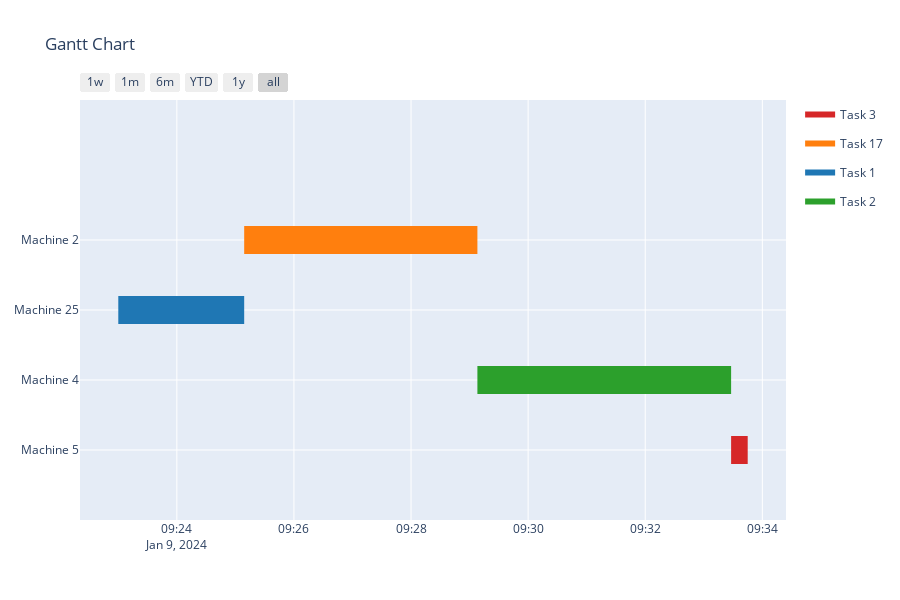

Notebook source saved alongside this figure:
### Markdown cell above
### 1. Chạy cell bên dưới để chọn số lượng công việc cần lập lịch, sau đó với mỗi công việc, nhập mã tác vụ cần thực hiện và thứ giữa các tác vụ đó. Ví dụ:
 - Số lượng công việc cần lập lịch: 2
    - Công việc 1: 
        - Các tác vụ: 1, 2, 3 (nhập ID tác vụ cách nhau bởi dấu phẩy)
        - Thứ tự thực hiện: (1,2), (2,3) (nhập thứ tự thực hiện cách nhau bởi dấu phẩy, mỗi cặp tác vụ cách nhau bởi dấu phẩy và được bao bởi dấu ngoặc đơn)
    - Công việc 2:
        - Các tác vụ: 4, 5, 6
        - Thứ tự thực hiện: (4,5)

### 2. Nhấn nút **Solve** để lập lịch và hiển thị kết quả

### 3. Trong quá trình lập lịch, có thể thay đổi các thông số và nhấn nút **Solve** để lập lịch lại, tuy nhiên nên chạy lại cell để output được hiển thị đầy đủ, không bị đè lên output của lần lập lịch trước đó
---
**_Chú ý:_**  
- **_Các thông số về tác vụ không được để trống_**
- **_Không nhập các tác vụ không tồn tại trong file dữ liệu_**
- **_Không nhập các thứ tự thực hiện không chứa trong các tác vụ đã nhập_**
- **_Không nhập các thứ tự thực hiện không hợp lệ (ví dụ: (1,2) và (2,1) cùng tồn tại)_**
---
**_Nếu nhập sai, chương trình sẽ báo lỗi, khi đó chạy lại cell để nhập lại_**

### Code cell
import ipywidgets as widgets
from ipywidgets import Layout, Button, Box, VBox, HBox, Textarea, Label, Text

# Step 2
num_jobs = widgets.IntSlider(
    value=1,
    min=1,
    max=200,
    description="Chọn số lượng công việc:",
    style={"description_width": "initial", "handle_color": "lightblue"},
    layout=Layout(width="50%"),
)
num_jobs.add_class("mytext")
output = widgets.Output()
tasks_input = []
orders_input = []


# Step 5
def on_button_click(b):
    output.clear_output()
    global tasks_input, orders_input
    tasks_input = [
        Text(
            value="",
            description="Các tác vụ:",
            placeholder="e.g. 1, 17, 2, 3",
            style={"description_width": "initial", "font_size": "20px"},
            layout=Layout(width="45%"),
        )
        for _ in range(num_jobs.value)
    ]
    orders_input = [
        Text(
            value="",
            description="Thứ tự thực hiện:",
            placeholder="e.g. (1, 17), (17, 2), (2, 3)",
            style={"description_width": "initial", "font_size": "20px"},
            layout=Layout(width="45%"),
        )
        for _ in range(num_jobs.value)
    ]
    # Step 6
    num = num_jobs.value
    for i in range(num):
        task = tasks_input[i]
        task.add_class("mytext")
        order = orders_input[i]
        order.add_class("mytext")
        tasks_orders = VBox(
            [
                Label(
                    "Công việc %d:" % (i + 1),
                    style={"font_size": "20px", "text_color": "#0fa312"},
                ),
                HBox(
                    [task, order],
                    layout=widgets.Layout(
                        display="flex",
                        justify_content="space-around",
                    ),
                ),
            ]
        )
        # Step 9
        with output:
            display(tasks_orders)


# Step 8
button = widgets.Button(
    description="Nhấn để nhập thông tin về các công việc",
    style={"font_weight": "bold", "font_size": "15px", "button_color": "pink"},
    layout=widgets.Layout(width="25%", height="50px"),
)
button.add_class("mytext")
button.on_click(on_button_click)
solve_button = Button(
    description="Solve",
    button_style="success",
    tooltip="Click me",
    icon="check",
    style={"font_weight": "bold", "font_size": "15px"},
)
display(num_jobs, button, output, solve_button)

tasks = []
orders = []
model = None
def bind_solve_button(b):
    #clear all errors output
    global tasks, orders, tasks_input, orders_input
    tasks = []
    orders = []
    for task in tasks_input:
        if task.value == "":
            raise ValueError("Các tác vụ không được để trống")
        try:
            tasks.append(eval(task.value))
        except:
            tasks.append([eval(task.value)])
    for order in orders_input:
        if order.value == "":
            continue
        l = eval(order.value)
        if type(l[0]) == int:
            orders.append([l])
        else:
            orders.append(l)
    assert all([not checkCycle(order) for order in orders]), "Tồn tại chu trình trong các thứ tự thực hiện"
    df = pd.read_excel("../datasets/Data.xlsx", sheet_name="Tasks")
    all_tasks = set(df["Task ID"])
    for task in tasks:
        assert all([t in all_tasks for t in task]), "Có tác vụ không tồn tại trong bảng Tasks"
    for i, order in enumerate(orders):
        tasks_in_job = set.union(*[set(i) for i in order])
        assert all([t in tasks[i] for t in tasks_in_job]), "Có tác vụ không tồn tại trong danh sách tác vụ của công việc"
    global model
    
    model = LPJS(tasks, orders, capacities)
    
    model.solve()
solve_button.on_click(bind_solve_button)

### Figure 1 — Plotly figure (JSON) as saved in the notebook; plotly's stock layout.template omitted (floating-point values rounded to 4 significant figures)
{"data": [{"fill": "toself", "fillcolor": "rgb(214, 39, 40)", "hoverinfo": "name", "legendgroup": "rgb(214, 39, 40)", "mode": "none", "name": "Task 3", "showlegend": true, "type": "scatter", "x": ["2024-01-09 09:33:28", "2024-01-09 09:33:45", "2024-01-09 09:33:45", "2024-01-09 09:33:28"], "y": [-0.2, -0.2, 0.2, 0.2]}, {"fill": "toself", "fillcolor": "rgb(255, 127, 14)", "hoverinfo": "name", "legendgroup": "rgb(255, 127, 14)", "mode": "none", "name": "Task 17", "showlegend": true, "type": "scatter", "x": ["2024-01-09 09:25:09", "2024-01-09 09:29:08", "2024-01-09 09:29:08", "2024-01-09 09:25:09"], "y": [2.8, 2.8, 3.2, 3.2]}, {"fill": "toself", "fillcolor": "rgb(31, 119, 180)", "hoverinfo": "name", "legendgroup": "rgb(31, 119, 180)", "mode": "none", "name": "Task 1", "showlegend": true, "type": "scatter", "x": ["2024-01-09 09:23:00", "2024-01-09 09:25:09", "2024-01-09 09:25:09", "2024-01-09 09:23:00"], "y": [1.8, 1.8, 2.2, 2.2]}, {"fill": "toself", "fillcolor": "rgb(44, 160, 44)", "hoverinfo": "name", "legendgroup": "rgb(44, 160, 44)", "mode": "none", "name": "Task 2", "showlegend": true, "type": "scatter", "x": ["2024-01-09 09:29:08", "2024-01-09 09:33:28", "2024-01-09 09:33:28", "2024-01-09 09:29:08"], "y": [0.8, 0.8, 1.2, 1.2]}, {"legendgroup": "rgb(214, 39, 40)", "marker": {"color": "rgb(214, 39, 40)", "opacity": 0, "size": 1}, "mode": "markers", "name": "", "showlegend": false, "text": [null, null], "type": "scatter", "x": ["2024-01-09 09:33:28", "2024-01-09 09:33:45"], "y": [0, 0]}, {"legendgroup": "rgb(255, 127, 14)", "marker": {"color": "rgb(255, 127, 14)", "opacity": 0, "size": 1}, "mode": "markers", "name": "", "showlegend": false, "text": [null, null], "type": "scatter", "x": ["2024-01-09 09:25:09", "2024-01-09 09:29:08"], "y": [3, 3]}, {"legendgroup": "rgb(31, 119, 180)", "marker": {"color": "rgb(31, 119, 180)", "opacity": 0, "size": 1}, "mode": "markers", "name": "", "showlegend": false, "text": [null, null], "type": "scatter", "x": ["2024-01-09 09:23:00", "2024-01-09 09:25:09"], "y": [2, 2]}, {"legendgroup": "rgb(44, 160, 44)", "marker": {"color": "rgb(44, 160, 44)", "opacity": 0, "size": 1}, "mode": "markers", "name": "", "showlegend": false, "text": [null, null], "type": "scatter", "x": ["2024-01-09 09:29:08", "2024-01-09 09:33:28"], "y": [1, 1]}], "layout": {"height": 600, "hovermode": "closest", "showlegend": true, "title": {"text": " Gantt Chart"}, "xaxis": {"rangeselector": {"buttons": [{"count": 7, "label": "1w", "step": "day", "stepmode": "backward"}, {"count": 1, "label": "1m", "step": "month", "stepmode": "backward"}, {"count": 6, "label": "6m", "step": "month", "stepmode": "backward"}, {"count": 1, "label": "YTD", "step": "year", "stepmode": "todate"}, {"count": 1, "label": "1y", "step": "year", "stepmode": "backward"}, {"step": "all"}]}, "showgrid": true, "type": "date", "zeroline": false}, "yaxis": {"autorange": false, "range": [-1, 5], "showgrid": true, "ticktext": ["Machine 5", "Machine 4", "Machine 25", "Machine 2"], "tickvals": [0, 1, 2, 3], "zeroline": false}}}
